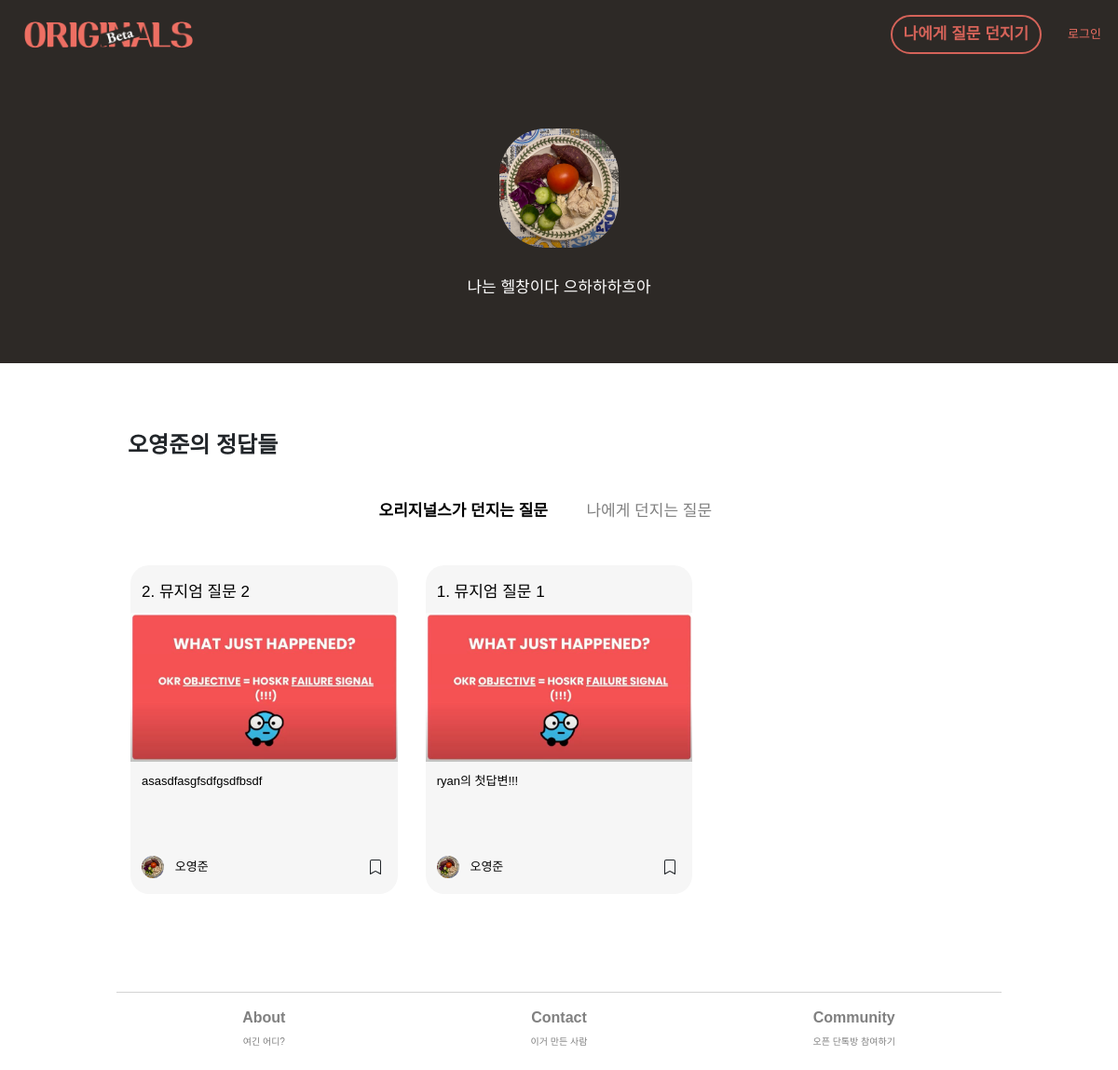
Page /profile/ryan on the earlier database version.
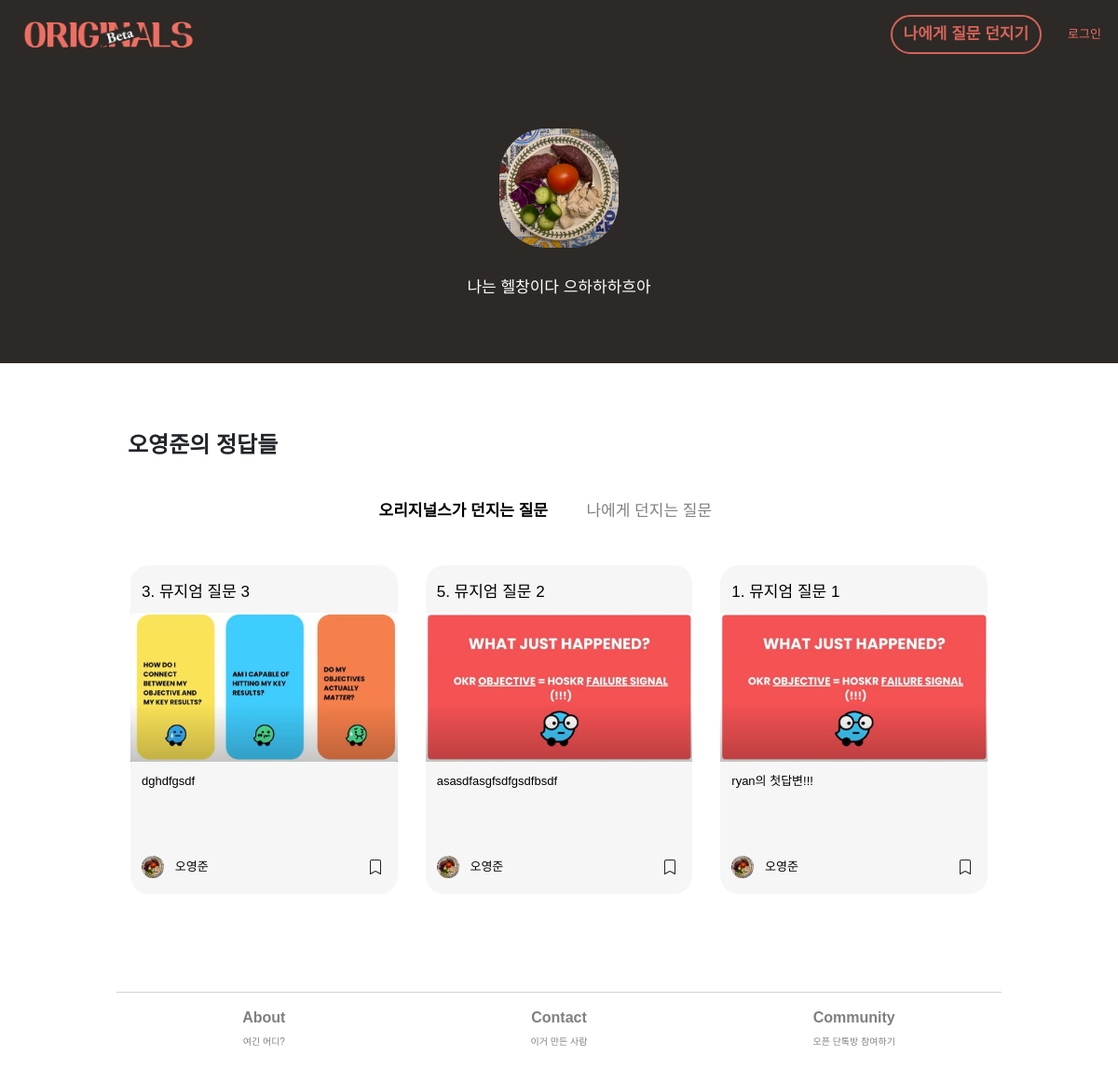
Same page on the later database version.
### main/models.py (models this page shows, shortened)
class AnswersForFromUs(models.Model):
    objects = models.Manager()
    type = models.CharField(max_length=10, default='us', blank=True)
    question_id = models.ForeignKey(QuestionsFromUs, on_delete=models.CASCADE, related_name='answerforfromus', null=False, default=None)
    author_id = models.ForeignKey(User, on_delete=models.CASCADE, related_name='answerforfromus', null=False)
    body = models.CharField(max_length=10000, blank=True) # 답변을 하지 않고 저장하는 경우--null=True 필요없나?
    image = models.ImageField(null=True, blank=True, upload_to='answer_img')
    created_at = models.DateField(auto_now_add=False)
    updated_at = models.DateField(auto_now_add=True)
    created_at_time = models.DateTimeField(auto_now_add=True, null=True, blank=True)
    is_shared = models.BooleanField(default=True)
    on_magazine = models.BooleanField(default=False)

class QuestionsFromUs(models.Model):
    objects = models.Manager()
    question_no = models.IntegerField(null=True)
    title = models.CharField(max_length = 100, blank=False)
    body = models.TextField(blank=True)
    image = models.ImageField(null=True, blank=True, upload_to="question_img")
    is_nudge = models.BooleanField(default=False)
    created_at = models.DateField(auto_now_add=True)

### member/models.py (models this page shows, shortened)
class UserInfo(models.Model):
    objects = models.Manager()
    this_user = models.OneToOneField(User, on_delete=models.CASCADE, related_name = 'userinfo', null=True, default=None) ## UserInfo가 생성될 때마다 user에게 link된다.
    real_name = models.CharField(max_length=20, blank=True, default="내 이름")
    profile_image = models.ImageField(null=True, upload_to="profile_images", default="default_psa.jpg")
    self_intro = models.CharField(max_length=140, blank=True, default="나에 대한 간단한 소개")
    slug = models.SlugField(max_length=100, allow_unicode=True, null=False, blank=False)
    persona_type = models.CharField(max_length=50, null=False)
    is_editor = models.BooleanField(default=False)
    saved_answers = models.ForeignKey(AnswersForFromUs, on_delete=models.CASCADE, related_name = 'userinfo', null=True, default=None)

### main/views.py (the view)
# urls.py: path('profile/<str:username>', views.profile, name='others-profile'),
def profile(request, username):
    navbar_context = navbar(request)
    from_profile_page = 'True'
    profile_owner = User.objects.get(username=username)
    if profile_owner == request.user:
        owner_info = UserInfo.objects.get(this_user=request.user)
        owner_ans_us = AnswersForFromUs.objects.filter(author_id=request.user).order_by('-created_at_time')
        if not owner_ans_us:
            owner_ans_us = 'None'
        else:
            pass
        owner_ans_self = AnswersForFromSelf.objects.filter(author_id=request.user).order_by('-created_at_time')
        if not owner_ans_self:
            owner_ans_self = "None"
        else:
            pass
        is_owner = 'True'
        us_saved_by_user = SavedAnswers.objects.filter(bookmarker=request.user, ans_type='us').values_list('ans_us_ref', flat=True)
        list__us_saved_by_user = list(us_saved_by_user)
        if not us_saved_by_user:
            list__us_bookmarked = "None"
        else:
            list__us_bookmarked = []
            for i in list__us_saved_by_user:
                new = AnswersForFromUs.objects.get(id=i)
                list__us_bookmarked.append(new)
        self_saved_by_user = SavedAnswers.objects.filter(bookmarker=request.user, ans_type='self').values_list('ans_self_ref', flat=True)
        list__self_saved_by_user = list(self_saved_by_user)
        if not self_saved_by_user:
            list__self_bookmarked = "None"
        else:
            list__self_bookmarked = []
            for i in list__self_saved_by_user:
                new = AnswersForFromSelf.objects.get(id=i)
                list__self_bookmarked.append(new)
        pre_context = {
            'current_user' : request.user,
            'owner_info' : owner_info,
            'owner_ans_us' : owner_ans_us,
            'owner_ans_self' : owner_ans_self,
            'is_owner' : is_owner,
            'list__us_bookmarked' : list__us_bookmarked,
            'list__self_bookmarked' : list__self_bookmarked,
            'list__us_saved_by_user' : list__us_saved_by_user,
            'list__self_saved_by_user' : list__self_saved_by_user,
            'from_profile_page' : from_profile_page,
        }
        context = {**pre_context, **navbar_context}
        return render(request, 'main/profile.html', context)
    else:
        is_owner = 'False'
        owner_ans_us = AnswersForFromUs.objects.filter(author_id=profile_owner, is_shared=True).order_by('-created_at_time')
        owner_ans_self = AnswersForFromSelf.objects.filter(author_id=profile_owner, is_shared=True).order_by('-created_at_time')
        if request.user.is_authenticated:
            us_saved_by_user = SavedAnswers.objects.filter(bookmarker=request.user, ans_type='us').values_list('ans_us_ref', flat=True)
            self_saved_by_user = SavedAnswers.objects.filter(bookmarker=request.user, ans_type='self').values_list('ans_self_ref', flat=True)
            list__us_saved_by_user = list(us_saved_by_user)
            list__self_saved_by_user = list(self_saved_by_user)
            pre_context = {
                'owner_info' : profile_owner.userinfo,
                'owner_ans_us' : owner_ans_us,
                'owner_ans_self' : owner_ans_self,
                'list__us_saved_by_user' : list__us_saved_by_user,
                'list__self_saved_by_user' : list__self_saved_by_user,
                'is_owner' : is_owner,
                'from_profile_page' : from_profile_page,
            }
        else:
            pre_context = {
                'owner_info' : profile_owner.userinfo,
                'owner_ans_us' : owner_ans_us,
                'owner_ans_self' : owner_ans_self,
                'is_owner' : is_owner,
                'from_profile_page' : from_profile_page,
            }
        context = {**pre_context, **navbar_context}
        return render(request, 'main/profile.html', context)

### main/views.py (called while the page is built)
def navbar(request):
    if request.user.is_authenticated:
        navbar_this_user = request.user
        try:
            navbar_this_userinfo = UserInfo.objects.get(this_user=navbar_this_user)
            navbar_authenticated = 'True'
            navbar_context = {
                'navbar_authenticated' : navbar_authenticated,
                'navbar_this_user' : navbar_this_user.username,
                'navbar_this_userinfo' : navbar_this_userinfo,
            }
        except ObjectDoesNotExist:
            navbar_authenticated = 'False'
            navbar_context = {
                navbar_authenticated : navbar_authenticated,
                'navbar_this_user' : navbar_this_user.username,
            }
    else:
        navbar_authenticated = 'False'
        navbar_context = {
            'navbar_authenticated' : navbar_authenticated,
        }
    return navbar_context

### main/templates/main/profile.html (shortened to what the changed rows need)
{% extends 'main/base.html' %}
{% block content %}
<div class="row" id='my-answers'>
    <div class="col">
        <div class="row ans-orig fade-in" id='' style='display:flex;'>
            {% if owner_ans_us == 'None' %}
            <div class="row-h-40"></div>
            <div class="col-12 text-center text-s">지금 나의 첫 정답을 기록해봐요.</div>
            <div class="col-12 text-center">
                <button class="btn btn-primary" onclick="location.href='/question-from-originals'">오늘의 질문 받기</button>
            </div>
            {% else %}
            {% for u in owner_ans_us %}
            <div class="col-12 col-md-4">
                <div class="row align-middle">
                    <div class="card card-body grid-card col">
                        <a href="/originals-answer/{{u.id}}" id="my-click-id-{{u.id}}" onclick="TrackClicksUs(id)">
                            <div class="row">
                                <div class="col">
                                    <div class="text-m">
                                        {{u.question_id.question_no}}. {{u.question_id.title}}
                                    </div>
                                </div>
                            </div>
                            <div class="row list-img-container-row">
                                <div class="col list-img-container-col">
                                    <img class='question-img-list' src="{{u.image.url}}" alt="none">
                                </div>
                            </div>
                            <div class="row">
                                <div class="col">
                                    <p class='text-s link textbunch truncate'>{{u.body}}</p>
                                </div>
                            </div>
                        </a>
                        <div class="row">
                            <div class="col-2 my-auto text-center">
                                <a href='/profile/{{u.author_id.username}}'><img class='profile-img-list' src="{{u.author_id.userinfo.profile_image.url}}" alt="none"></a>
                            </div>
                            <div class="col-8 my-auto left col-wo-padding-left">
                                <div class='text-s'><a href='/profile/{{u.author_id.username}}'>{{u.author_id.userinfo.real_name}}</a></div>
                            </div>
                            <div class="col-2 my-auto text-center">
                                {% if u.id in list__us_saved_by_user %}
                                <div class='bookmark-orig' id='us-ans-id-{{u.id}}' onclick="BookmarkUs(id)">
                                    <svg class="bookmark-icon bi bi-bookmark-fill"  xmlns="http://www.w3.org/2000/svg" width="16" height="16" fill="currentColor" viewBox="0 0 16 16">
                                        <path d="M2 2v13.5a.5.5 0 0 0 .74.439L8 13.069l5.26 2.87A.5.5 0 0 0 14 15.5V2a2 2 0 0 0-2-2H4a2 2 0 0 0-2 2z"/>
                                        </svg>
                                </div>
                                {% else %}
                                <div class='bookmark-orig' id='us-ans-id-{{u.id}}' onclick="BookmarkUs(id)">
                                </div>
                                {% endif %}
                            </div>
                        </div>
                    </div>
                </div>
            </div>
            {% endfor %}
            {% endif %}
        </div>
    </div>
</div>
{% endblock %}

Differences in the rows shown:
added AnswersForFromUs: question_id.question_no "3", question_id "뮤지엄 질문 3", image (picture), body "dghdfgsdf", author_id.userinfo.profile_image (picture), author_id.userinfo.real_name "오영준"
changed through a linked row, AnswersForFromUs "asasdfasgfsdfgsdfbsdf": question_id.question_no "2" → "5"
